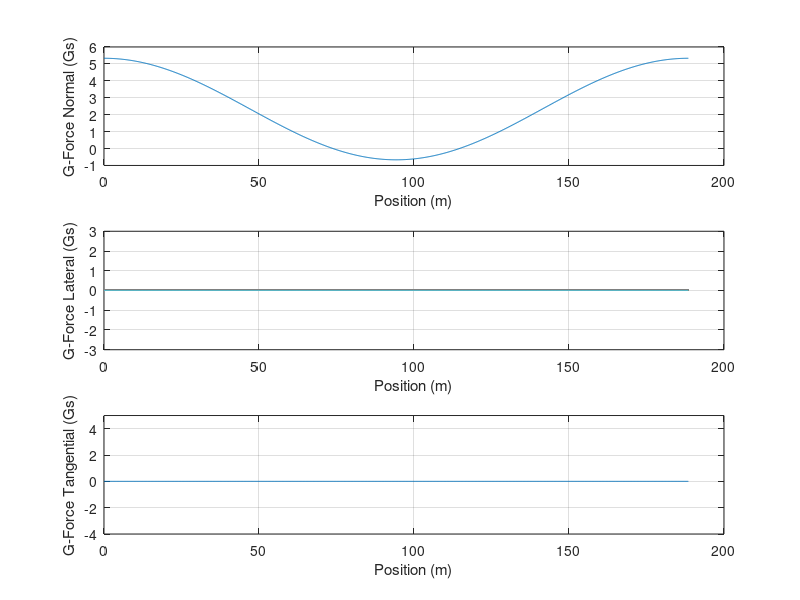
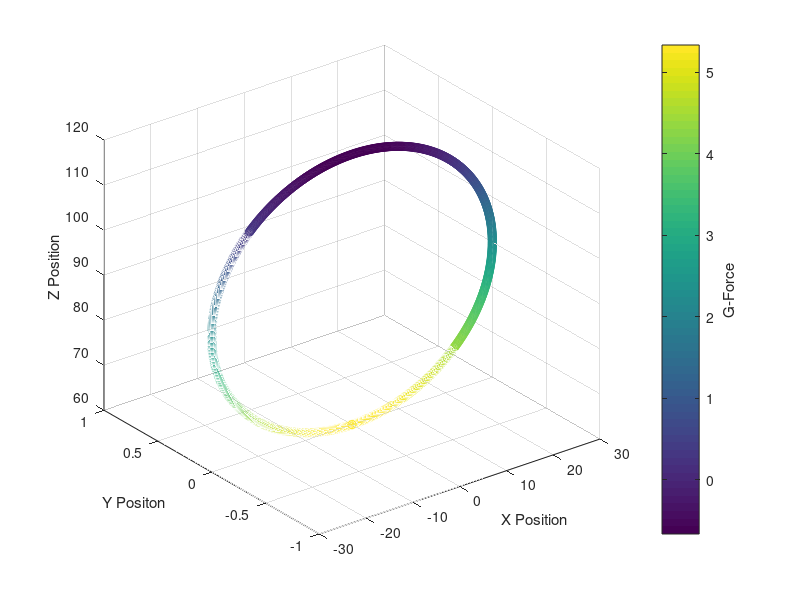
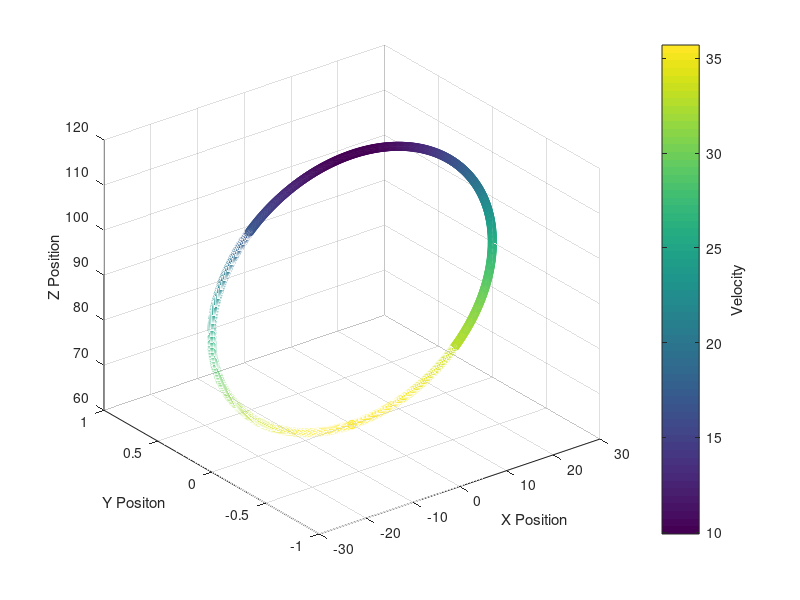

Write MATLAB code to recreate these figures, in order.
clc;
clear ;
close all;

%% LOOP 

%Variables
h0 = 125;
N = 1000;
theta = linspace (-90,270,N);
R = 30;
g = 9.81;
x0 = 0;
y0 = 0;
z0 = 60;


%Eq of Circle
x = (R*cosd(theta)) + x0;
z = (R*sind(theta) + R) + z0;
y = zeros(1,length(x)) + y0;

% G Force at different locations\
v = sqrt(2*g*(h0-z));

G_top = (2*(h0-2*R)/(R)) -1;
G_bot = (2*h0/R) +1;
G_force = ((v.^2)./(g.*R))-sind(theta);

len_curve = sum(vecnorm(diff( [x(:),z(:)] ),2,2));
position_vec = linspace(0, len_curve, N);

%% PLOTTING

subplot(3,1,1)
plot(position_vec, G_force)
grid on;
ylim([-1 6])
xlabel('Position (m)');
ylabel('G-Force Normal (Gs)');

subplot(3,1,2)
lat_gs = zeros(length(position_vec));
plot(position_vec, lat_gs)
grid on;
ylim([-3 3])
xlabel('Position (m)');
ylabel('G-Force Lateral (Gs)');

subplot(3,1,3)
lat_gs = zeros(length(position_vec),1);
plot(position_vec, lat_gs)
grid on;
ylim([-4 5])
xlabel('Position (m)');
ylabel('G-Force Tangential (Gs)');

%G-Force Plot
figure();
scatter3(x,y,z,[],G_force)
colormap;
cb = colorbar();
ylabel(cb,'G-Force')
ylabel('Y Positon')
xlabel('X Position')
zlabel('Z Position')

%Velocity Plot
figure();
scatter3(x,y,z,[],v)
colormap;
cb = colorbar();
ylabel(cb,'Velocity')
ylabel('Y Positon')
xlabel('X Position')
zlabel('Z Position')